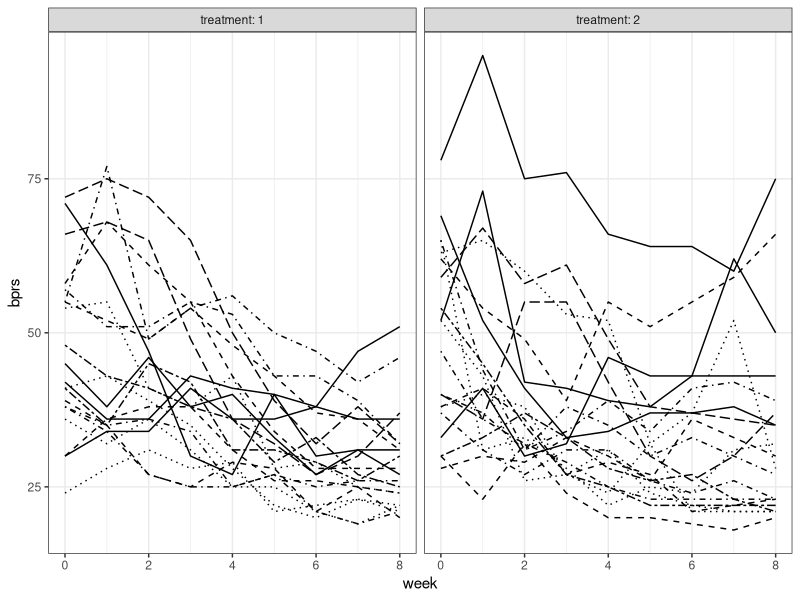
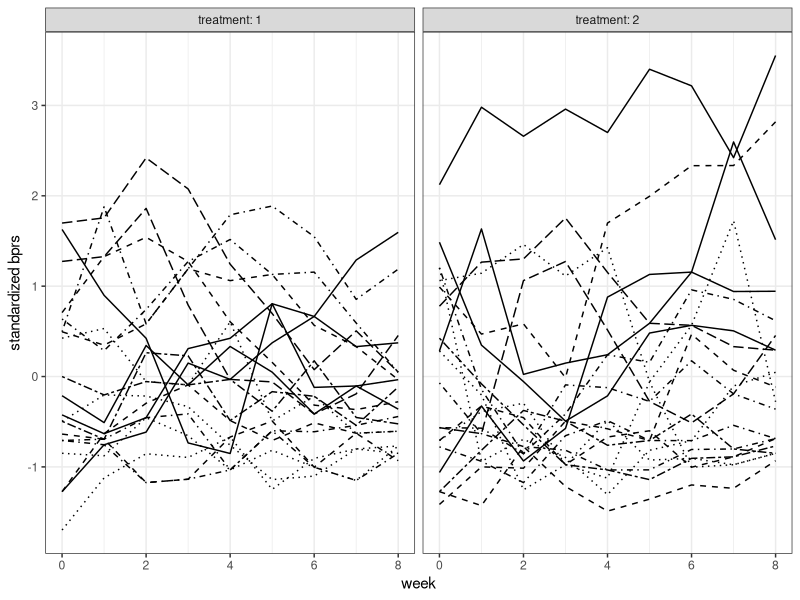
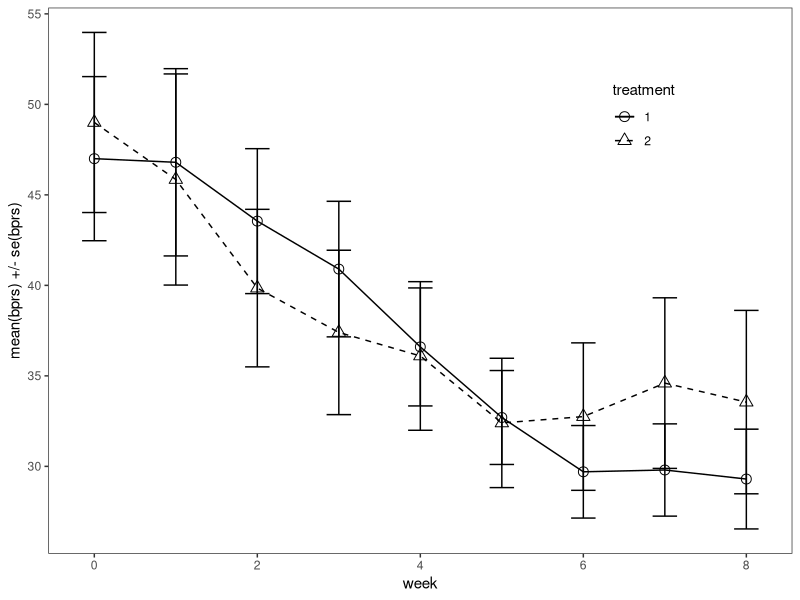
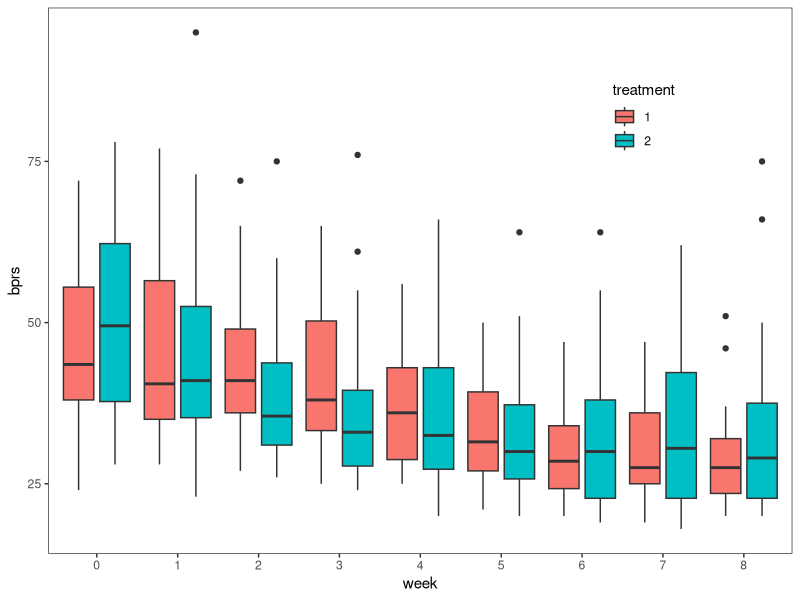
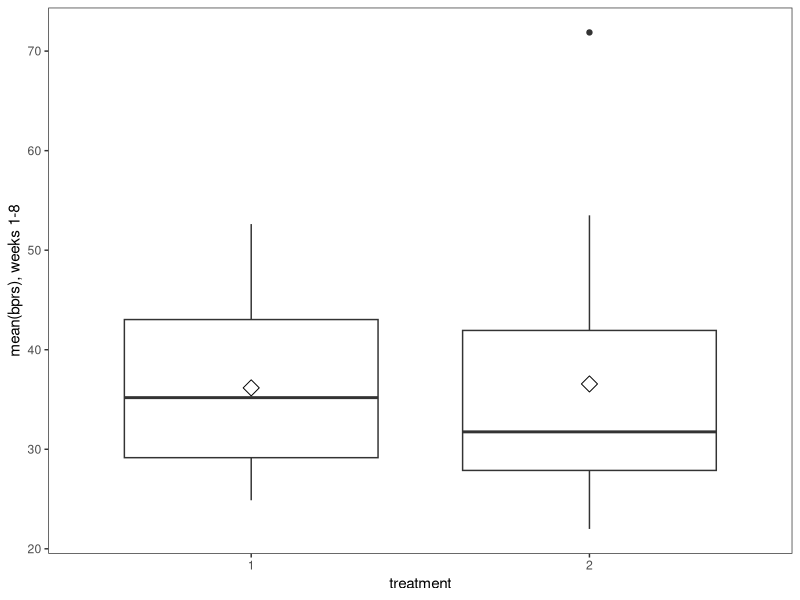
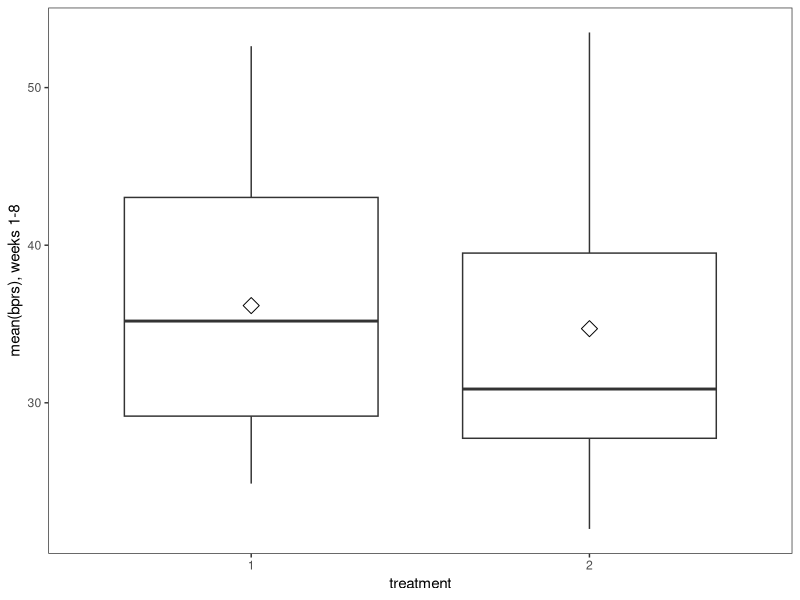

Write the R code that produced these figures, in order.
## ---- chunk 1
knitr::opts_chunk$set(echo = TRUE)
## ---- chunk 2
library(tidyr); library(dplyr); library(ggplot2)

BPRS <- read.table("data/BPRS.txt", sep = ' ', header = TRUE)
BPRS <- within(BPRS, {
    treatment <- factor(treatment)
      subject <- factor(subject)
})

glimpse(BPRS)

head(BPRS)

tail(BPRS)

# Convert data to long form:

BPRSL <- gather(BPRS, key = weeks, value = bprs, -treatment, -subject) %>%
  mutate(week = as.integer(substr(weeks, 5, 5)))

glimpse(BPRSL)
## ---- chunk 3
p1 <- ggplot(BPRSL, aes(x = week, y = bprs, linetype = subject))
p2 <- p1 + geom_line() + scale_linetype_manual(values = rep(1:10, times=4))
p3 <- p2 + facet_grid(. ~ treatment, labeller = label_both)
p4 <- p3 + theme_bw() + theme(legend.position = "none")
p5 <- p4 + theme(panel.grid.minor.y = element_blank())
p6 <- p5 + scale_y_continuous(limits = c(min(BPRSL$bprs), max(BPRSL$bprs)))
p6
## ---- chunk 4
# Standardise the scores:
BPRSL <- BPRSL %>%
  group_by(week) %>%
  mutate( stdbprs = (bprs - mean(bprs))/sd(bprs) ) %>%
  ungroup()
glimpse(BPRSL)

p1 <- ggplot(BPRSL, aes(x = week, y = stdbprs, linetype = subject))
p2 <- p1 + geom_line() + scale_linetype_manual(values = rep(1:10, times=4))
p3 <- p2 + facet_grid(. ~ treatment, labeller = label_both)
p4 <- p3 + theme_bw() + theme(legend.position = "none")
p5 <- p4 + theme(panel.grid.minor.y = element_blank())
p6 <- p5 + scale_y_continuous(name = "standardized bprs")
p6
## ---- chunk 5
# Make a summary data:
n <- length(0:8) # weeks, incl. baseline (0)
BPRSS <- BPRSL %>%
  group_by(treatment, week) %>%
  summarise( mean=mean(bprs), se=sd(bprs)/sqrt(n) ) %>%
  ungroup()
glimpse(BPRSS)

p1 <- ggplot(BPRSS, aes(x = week, y = mean, linetype = treatment, shape = treatment))
p2 <- p1 + geom_line() + scale_linetype_manual(values = c(1,2))
p3 <- p2 + geom_point(size=3) + scale_shape_manual(values = c(1,2))
p4 <- p3 + geom_errorbar(aes(ymin=mean-se, ymax=mean+se, linetype="1"), width=0.3)
p5 <- p4 + theme_bw() + theme(panel.grid.major = element_blank(), panel.grid.minor = element_blank())
p6 <- p5 + theme(legend.position = c(0.8,0.8))
p7 <- p6 + scale_y_continuous(name = "mean(bprs) +/- se(bprs)")
p7
## ---- chunk 6
p1 <- ggplot(BPRSL, aes(x = factor(week), y = bprs, fill = treatment))
p2 <- p1 + geom_boxplot(position = position_dodge(width = 0.9))
p3 <- p2 + theme_bw() + theme(panel.grid.major = element_blank(), panel.grid.minor = element_blank())
p4 <- p3 + theme(legend.position = c(0.8,0.8))
p5 <- p4 + scale_x_discrete(name = "week")
# Black & White version:
#p6 <- p5 + scale_fill_grey(start = 0.5, end = 1)
p5
## ---- chunk 7
# Make a summary data of the post treatment weeks (1-8)
BPRSL8S <- BPRSL %>%
  filter(week > 0) %>%
  group_by(treatment, subject) %>%
  summarise( mean=mean(bprs) ) %>%
  ungroup()

glimpse(BPRSL8S)

p1 <- ggplot(BPRSL8S, aes(x = treatment, y = mean))
p2 <- p1 + geom_boxplot()
p3 <- p2 + theme_bw() + theme(panel.grid.major = element_blank(), panel.grid.minor = element_blank())
p4 <- p3 + stat_summary(fun.y = "mean", geom = "point", shape=23, size=4, fill = "white")
p5 <- p4 + scale_y_continuous(name = "mean(bprs), weeks 1-8")
p5
## ---- chunk 8
# Remove the outlier:
BPRSL8S1 <- BPRSL8S %>%
  filter(mean < 60)

glimpse(BPRSL8S1)

p1 <- ggplot(BPRSL8S1, aes(x = treatment, y = mean))
p2 <- p1 + geom_boxplot()
p3 <- p2 + theme_bw() + theme(panel.grid.major = element_blank(), panel.grid.minor = element_blank())
p4 <- p3 + stat_summary(fun.y = "mean", geom = "point", shape=23, size=4, fill = "white")
p5 <- p4 + scale_y_continuous(name = "mean(bprs), weeks 1-8")
p5
## ---- chunk 9
# Without the outlier, apply Student's t-test, two-sided:

t.test(mean ~ treatment, data = BPRSL8S1, var.equal = TRUE)
## ---- chunk 10
# Add the baseline from the original data as a new variable to the summary data:

baseline <- BPRS$week0
BPRSL8S2 <- BPRSL8S %>%
  mutate(baseline)

# Fit the ANCOVA model and see the results:

fit <- lm(mean ~ baseline + treatment, data = BPRSL8S2)

summary(fit)
anova(fit)
## ---- chunk 11
PAIN <- read.table("data/pain.txt", header = TRUE, sep = "\t")

PAIN <- within(PAIN, {
    group <- factor(group)
       id <- factor(id)
})

glimpse(PAIN)
## ---- chunk 12
# Convert data to long form:
PAINL <- gather(PAIN, key = mins, value = pain, -group, -id) %>%
  mutate(mins = as.integer(substr(mins,2,4)))

glimpse(PAINL)

# (1) Make a summary data of group means,
# removing subjects with any missing values:

PAINLS1 <- PAINL %>%
  group_by(group, id) %>%
  summarise( mean=mean(pain) ) %>%
  ungroup()

glimpse(PAINLS1)

# (2) Make a summary data of group means,
# now using the mean of available responses for each subject:

PAINLS2 <- PAINL %>%
  group_by(group, id) %>%
  summarise( mean=mean(pain, na.rm = TRUE) ) %>%
  ungroup()

glimpse(PAINLS2)

# Compare the t-test results:

t.test(mean ~ group, data = PAINLS1, var.equal = TRUE)
t.test(mean ~ group, data = PAINLS2, var.equal = TRUE)
